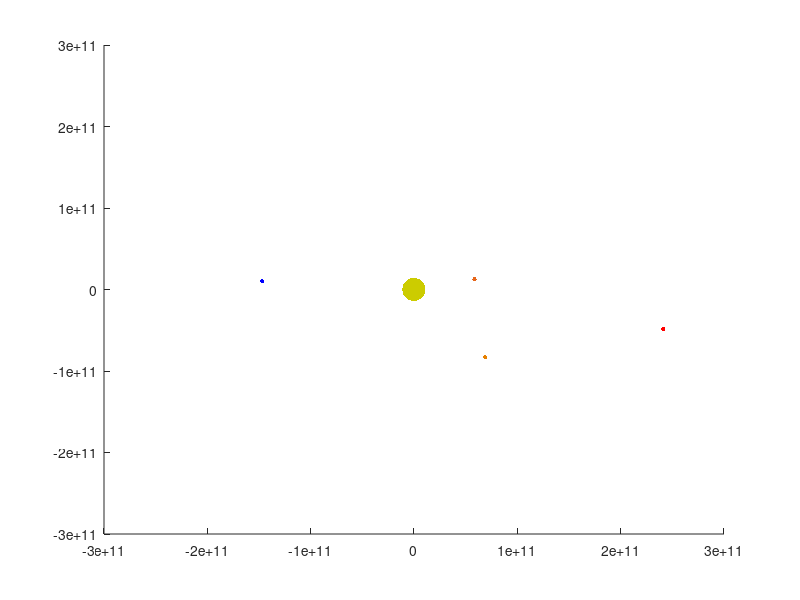

MATLAB code to generate this figure:
% Now with animation!
function res = Solar_System()
%% initialize values
%up to 64 bodies
Number_of_Bodies = 9;

%% Define Initial Values for each Body

%Matrix of 4 wide and number of bodies down
masses = zeros(Number_of_Bodies, 1);             % 1 value for each star
initial_values = zeros(4 * Number_of_Bodies, 1); % 4 values for each body

%sun
m0  =  2e30                    ;%mass of Sun (kg)
P0i =  [0, 0]                  ;%star location vector
V0i =  [0, 0]                  ;%initial orbital velocity of star 2 (m/s)

% mercury
m1  =  3.3e23                    ;%mass of mercury (kg)
P1i =  [-4.6e10, 0 ]                  ;%star location vector
V1i =  [-100, 58980]                  ;%initial orbital velocity of mercury (m/s)

% venus
m2  =  4.87e24               ;%mass of body venus (kg)
P2i =  [-1.075e11, 0]       ;%planet location vector
V2i =  [0, 35260]              ;%initial orbital velocity of venus (m/s)

% earth
m3  =  5.976e24              ;%mass of body 3 (kg)
P3i =  [-1.471e11, 0]       ;%planet location vector
V3i =  [0, 30280]              ;%initial orbital velocity of star 3 (m/s)

% mars
m4  =  6.42e23               ;%mass of body 3 (kg)
P4i =  [-2.067e11, 0]       ;%planet location vector
V4i =  [0, 26500]              ;%initial orbital velocity of star 3 (m/s)

% jupiter
m5  =  1.8986e27               ;%mass of body 3 (kg)
P5i =  [-7.409e11, 0]       ;%planet location vector
V5i =  [0, 13720]              ;%initial orbital velocity of star 3 (m/s)

% saturn
m6 =  568.36e24                      ;%mass (kg)
P6i = [-1.352e12, 0]                ;%planet location vector (m)
V6i = [0 , 10180]                ;%initial orbital velocity (m/s)

% Uranus
m7 =  86.816e24                      ;%mass (kg)
P7i = [-2.7413e12, 0]                ;%planet location vector (m)
V7i = [0 , 7110]                ;%initial orbital velocity (m/s)

% Neptune
m8 =  102.42e24                      ;%mass (kg)
P8i = [ -4.44445e12, 0]                ;%planet location vector (m)
V8i = [0 , 5500]                ;%initial orbital velocity (m/s)


initial_values = [P0i, V0i, P1i, V1i, P2i, V2i, P3i, V3i, P4i, V4i P5i, V5i, P6i, V6i, P7i, V7i, P8i, V8i];
masses = [m0, m1, m2, m3, m4 m5 m6, m7, m8];

%% Random Generate all Initial Values for bodies

% for n = 1:Number_of_Bodies
%     initial_values(4*n-3) = randPosX;
%     initial_values(4*n-2) = randPosY;
%     initial_values(4*n-1) = randVelX;
%     initial_values(4*n) = randVelY;
%     masses(n) = randMass;
% end

%% universe and time variables
G = 6.67e-11 ; %Nm^2/kg^2
tyears = 1;
tdays = tyears*365;
tseconds = tdays * 24 *60 * 60;
step = tseconds/1000;
time_span = [0 :step: tseconds]; %(0 : step : tseconds);

%% ode 45
%options = odeset ('Events', @events);
[T, Output] = ode45 (@jupitergoesvroom, time_span, initial_values );

%% plot
hold on
%  plot (Output(:,1), Output(:,2), 'y', 'linewidth', 4)
%  plot (Output(:,5), Output(:,6), 'r', 'linewidth', 4)
%  plot (Output(:,9), Output(:,10), 'g', 'linewidth', 4)
%  plot (Output(:,13), Output(:,14), 'r', 'linewidth', 4)
%  plot (Output(:,17), Output(:,18), 'g', 'linewidth', 4)
res = Output;
animate_func (T, Output)
disp ('simulation finished')

%% ODE 45 call Function
    function res = jupitergoesvroom (~, W)
        %W comes from ODE
        
        %unpack positions
        %create vector of positions
        %and initialize it so MATLAB doesn't die
        Position_Vector = zeros (2 * Number_of_Bodies, 1);
        for i = 1:Number_of_Bodies
            Position_Vector (2*i-1) = W(4*i-3); % x position of star n
            Position_Vector (2*i)   = W(4*i-2); % y position of star n
        end
        
        % Generate Acceleration values from positions
        Accelerations = acceleration (Position_Vector);
        
        %Rpack into a column vector
        dW = zeros (4 * Number_of_Bodies, 1); %initialize dW vector
        for m = 1 : Number_of_Bodies
            dW(4*m-3) = W(4*m-1);               % change in position x
            dW(4*m-2) = W(4*m);                 % change in position y
            dW(4*m-1) = Accelerations (2*m-1);  % change in velocity x
            dW(4*m)   = Accelerations (2*m);    % change in velocity y
        end
        
        res = (dW) ; %transpose into column vector
    end

%% Acceleration Function
    function res = acceleration (Pos_Vec)
        %% calculate forces on each body from all other bodies
        %gravitational_force = gravity_force_func (m1, P1, m2, P2);
        %initialize force vector so MATLAB doesn't die
        Force = zeros (Number_of_Bodies * 2, 1);
        
        for i = 1:Number_of_Bodies
            %repeat the following force calculations for each body
            %find position of body being acted on
            P1x = Pos_Vec (2*i-1);
            P1y = Pos_Vec (2*i);
            P1 = [P1x; P1y];
            
            %initialize two vectors so MATLAB doesn't die
            forcex = zeros (Number_of_Bodies - 1, 1);
            forcey = zeros (Number_of_Bodies - 1, 1);
            
            for j = 1:Number_of_Bodies
                %make sure it doesn't calculate the force the body exerts on
                %itself
                if (j == i)
                    continue
                end
                %calculate all the forces on a given body
                %find position of body causing the force
                P2x = Pos_Vec (2*j-1);
                P2y = Pos_Vec (2*j);
                P2 = [P2x; P2y];
                
                gravforce = GravForce (masses(i), P1 , masses(j), P2);
                %create vector of all the forces in each direction
                forcex(j) = gravforce(1);
                forcey(j) = gravforce(2);
            end
            
            %sum all values in each direction, then pack into vector
            Force(2*i-1) =  sum(forcex);
            Force(2*i)   =  sum(forcey);
        end
        
        %% derive acceleration from forces (divide by mass)
        %initialize Acceleration vector so MATLAB doesn't die
        Acceleration = zeros(2 * Number_of_Bodies, 1);
        for k = 1:Number_of_Bodies
            Acceleration(2*k-1) = Force(2*k-1) / masses(k);
            Acceleration(2*k)   = Force(2*k)   / masses(k);
        end
        
        %% pack accelerations back into column vector
        res =   (Acceleration);
    end

    function res = GravForce(m1, P1, m2, P2)
        % Finding unit vector from P1 to P2
        % this gives the force ON P1, use this for P1
        R = (P2 - P1);
        R_mag = norm(R);
        r_hat = R/R_mag;
        % Gravitational Force Equation in direction of r_hat
        F_grav = (G * (m1 * m2) / (R_mag^2)) * r_hat;
        res = F_grav;
    end

%% animation
    function animate_func(T,M)
        
        %% unpack positions
        % animate the positions of the planets, assuming that the
        % columns of M are x1, y1, x2, y2.
        xPositions = zeros(length(M(:,1)), Number_of_Bodies);
        yPositions = zeros(length(M(:,2)), Number_of_Bodies);
        
        for i= 1:Number_of_Bodies
            xPositions(:,i) = M (:, (4*i-3));
            yPositions(:,i) = M (:, (4*i-2));
        end
        
        %% find minimum and maximums
        %minmax = [min(min([xPositions])), max(max([xPositions])), min(min([yPositions])), max(max([yPositions]))];
        minmax = [-3e11, 3e11, -3e11, 3e11];
        %% do the animations
        for l=1:length(T)
            clf;
            axis(minmax);
            hold on;
            draw_func(xPositions, yPositions, l);
            drawnow;
        end
        
        %% plot each body
        function draw_func(xPos, yPos, i) 
            Colors = planetcolors();
            MarkerSizes = GenerateMarkerSizes ();
            for j= 1:Number_of_Bodies
               plot(xPos(i,j), yPos(i,j), '.', 'MarkerSize', MarkerSizes(j), 'MarkerEdgeColor', Colors (j,:));
            end
        end
    end

    function res = planetcolors()
        sun     = [.8 .8 0]; %yellow
        mercury = [0.9 0.4 0.1]; %brown
        venus   = [.9 0.5 0]; %orange
        earth   = [0 0 1]; %blue
        mars    = [1 0 0]; %red
        jupiter = [1 .5 0]; %orange
        saturn  = [1 1 0]; %yellow
        uranus  = [0.5 0.5 1]; %pale blue
        neptune = [0 0 0.5]; %dark blue
        res     = [sun; mercury; venus; earth; mars; 
                   jupiter; saturn; uranus; neptune];
    end

    function res = randomcolors ()
       randcolors = zeros (Number_of_Bodies, 3);
        for i = 1 : Number_of_Bodies
            randcolors(i, 1:3) = [rand, rand, rand];
        end
        res = randcolors;
    end

    function res = GenerateMarkerSizes ()
        %((mass value/ max mass) *40) + 10
        res = ((masses ./ 2e30) .* 40) + 10;
        %mas mass is the sun's mass for the solar system scenario
    end

%% Random Generation
    function res = randMass
        %Range = 1e27 to 1e31
        res = GenerateRandom (1e27, 5e31);
    end
    function res = randPosX
        %Range = 1e10 to 1e12
        res = GenerateRandom (1e10, 1e12);
    end
    function res = randPosY
        %Range = 1e10 to 1e12
        res = GenerateRandom (1e10, 1e12);
    end
    function res = randVelX
        %Range = 1e4 to 1e5
        g = GenerateRandom (-1,1);
        res = GenerateRandom (1e1, 1e4) * (g/ abs(g));
    end
    function res = randVelY
        %Range = 1e4 to 1e5
        g = GenerateRandom (-1,1);
        res = GenerateRandom (1e4, 1e5) * (g/ abs(g));
    end

    function res = GenerateRandom (x1, x2)
        %generating random value in a range
        %starting value + delta * rand
        res = x1 + (rand * abs(x1-x2));
    end

end
